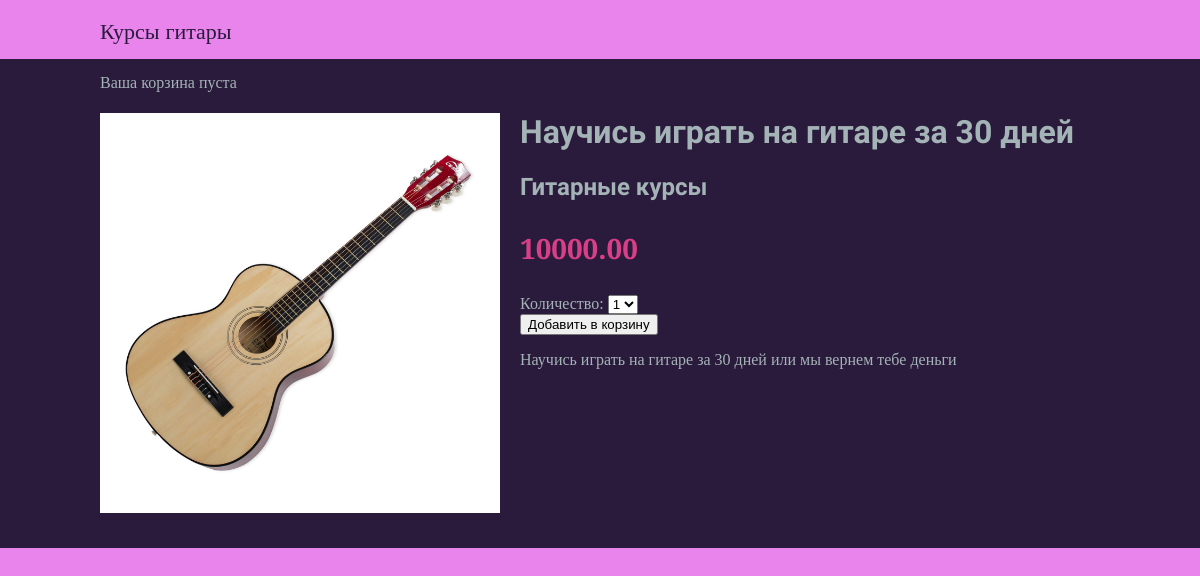
The app's page /2/nauchis-igrat-na-gitare-za-30-dnej/, older data.
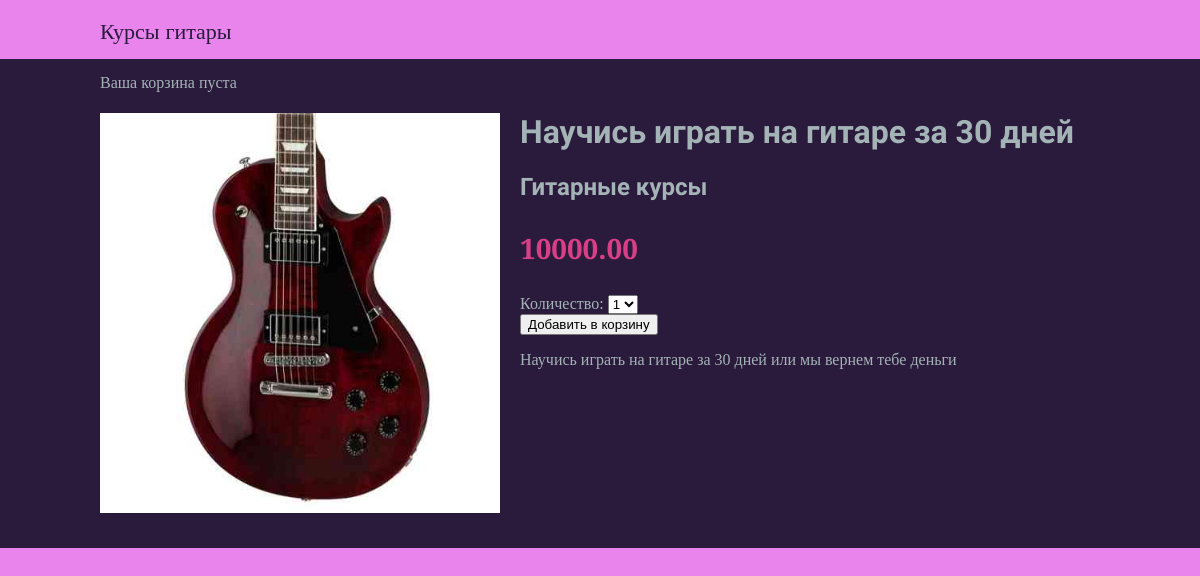
The same page, newer data.
### cources/models.py (models this page shows, shortened)
class Course(models.Model):
    category = models.ForeignKey(Category, related_name='cources', on_delete=models.CASCADE, blank=True)
    name = models.CharField(max_length=250)
    slug = models.SlugField(max_length=200)
    image = models.ImageField(upload_to='courses/%Y/%m/%d', blank=True)
    description = models.TextField(blank=True)
    price = models.DecimalField(max_digits=8, decimal_places=2)
    available = models.BooleanField(default=True)
    created = models.DateTimeField(auto_now_add=True)
    updated = models.DateTimeField(auto_now=True)
    stock = models.PositiveIntegerField()
    class Meta:
        ordering =('name',)

class Category(models.Model):
    name = models.CharField(max_length=200)
    slug = models.SlugField(max_length=200)
    class Meta:
        ordering = ('name',)
        verbose_name = 'category'
        verbose_name_plural = 'categories'
    def __str__(self):
        return self.name
    def get_absolute_url(self):
        return reverse('cources:course_list_by_category',
                       args=[self.slug])

### cources/views.py (the view)
# urls.py: path('<int:id>/<slug:slug>/', views.course_detail, name='course_detail'),
def course_detail(request, id, slug):
    course = get_object_or_404(Course, id=id, slug= slug, available = True)
    cart_course_form = CartAddCourseForm()
    return render(request,
                  'cources/course/detail.html',
                  {'course':course,
                   'cart_course_form':cart_course_form})

### cart/forms.py
class CartAddCourseForm(forms.Form):
    quantity = forms.TypedChoiceField(choices=COURSE_QUANTITY_CHOISES, label = "Количество", coerce=int)
    override = forms.BooleanField(required=False, initial=False, widget=forms.HiddenInput)

### cart/cart.py (called while the page is built)
    def __len__(self):
        return sum(item['quantity'] for item in self.cart.values())

### cart/context_processors.py (called while the page is built)
def cart(request):
    return{'cart':Cart(request)}

### cources/templates/cources/course/detail.html (shortened to what this page needs)
{% extends "cources/base.html" %}
{% load static %}
{% block content %}
<div class="course-detail">
    <img src="{% if course.image %}{{ course.image.url }}{% else %}{% static "img/no_image.png" %}{% endif %}">
    <h1>{{course.name}}</h1>
    <h2>
        <a href="{{course.category.get_absolute_url}}">
            {{course.category}}
        </a>
    </h2>
    <p class="price"> {{course.price}}</p>
    <form action="{% url "cart:cart_add" course.id %}" method ="post">
        {{cart_course_form}}
        <input type="submit" value="Добавить в корзину">
    </form>
    {{course.description|linebreaks}}
</div>
{% endblock %}

Row changes from the older to the newer data that the page shows:
changed Course "Научись играть на гитаре за 30 дней": image: a different picture
